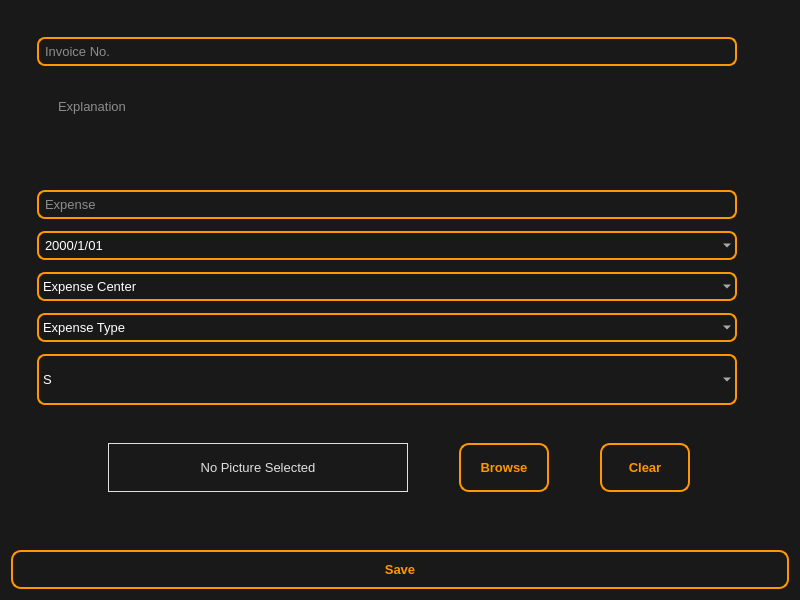
<?xml version="1.0" encoding="UTF-8"?>
<ui version="4.0">
 <class>Receipt_Entry</class>
 <widget class="QWidget" name="Receipt_Entry">
  <property name="windowModality">
   <enum>Qt::ApplicationModal</enum>
  </property>
  <property name="geometry">
   <rect>
    <x>0</x>
    <y>0</y>
    <width>800</width>
    <height>600</height>
   </rect>
  </property>
  <property name="minimumSize">
   <size>
    <width>800</width>
    <height>600</height>
   </size>
  </property>
  <property name="maximumSize">
   <size>
    <width>1920</width>
    <height>1080</height>
   </size>
  </property>
  <property name="windowTitle">
   <string>Form</string>
  </property>
  <property name="styleSheet">
   <string notr="true">/* =========================
   MAIN WINDOW
   ========================= */
QWidget {
    background-color: #191919;
    color: white;
    font-family: Segoe UI;
    font-size: 13px;
}

/* =========================
   LOGIN CARD (ORANGE BORDER)
   ========================= */
QFrame {
    background-color: transparent;
    padding: 16px;
}

/* =========================
   TEXT
   ========================= */
QLabel {
    color: #E0E0E0;
}

QLabel#lblTitle {
    color: #FF9800;
    font-size: 24px;
    font-weight: bold;
}

/* =========================
   INPUT FIELDS (BORDER STYLE)
   ========================= */
QLineEdit {
    background-color: transparent;
    color: white;
    border: 1.5px solid #FF9800;
    border-radius: 8px;
    padding: 4px;
}

QComboBox {
    background-color: transparent;
    color: white;
    border: 1.5px solid #FF9800;
    border-radius: 8px;
    padding: 4px;
}

QDateEdit {
    background-color: transparent;
    color: white;
    border: 1.5px solid #FF9800;
    border-radius: 8px;
    padding: 4px;
}

QLineEdit:focus {
    border: 2px solid #FFA726;
}

/* =========================
   LOGIN BUTTON (OUTLINE STYLE)
   ========================= */
QPushButton {
    background-color: transparent;
    color: #FF9800;
    font-weight: bold;
    border: 2px solid #FF9800;
    border-radius: 10px;
    padding: 10px;
}

QPushButton:hover {
    background-color: rgba(255, 152, 0, 25);
}

QPushButton:pressed {
    background-color: rgba(255, 152, 0, 60);
    color: black;
}

/* =========================
   DISABLED BUTTON
   ========================= */
QPushButton:disabled {
    border-color: #555;
    color: #555;
}
</string>
  </property>
  <layout class="QVBoxLayout" name="verticalLayout_2">
   <item>
    <layout class="QVBoxLayout" name="verticalLayout">
     <property name="spacing">
      <number>0</number>
     </property>
     <property name="leftMargin">
      <number>0</number>
     </property>
     <property name="rightMargin">
      <number>0</number>
     </property>
     <item>
      <widget class="QFrame" name="FrameInfo">
       <property name="frameShape">
        <enum>QFrame::StyledPanel</enum>
       </property>
       <property name="frameShadow">
        <enum>QFrame::Raised</enum>
       </property>
       <layout class="QVBoxLayout" name="verticalLayout_3">
        <property name="spacing">
         <number>12</number>
        </property>
        <item>
         <widget class="QLineEdit" name="leInvoiceNumber">
          <property name="maximumSize">
           <size>
            <width>700</width>
            <height>16777215</height>
           </size>
          </property>
          <property name="inputMask">
           <string/>
          </property>
          <property name="text">
           <string/>
          </property>
          <property name="placeholderText">
           <string>Invoice No.</string>
          </property>
         </widget>
        </item>
        <item>
         <widget class="QTextEdit" name="textEdit">
          <property name="maximumSize">
           <size>
            <width>700</width>
            <height>100</height>
           </size>
          </property>
          <property name="placeholderText">
           <string>Explanation</string>
          </property>
         </widget>
        </item>
        <item>
         <widget class="QLineEdit" name="leExpense">
          <property name="maximumSize">
           <size>
            <width>700</width>
            <height>16777215</height>
           </size>
          </property>
          <property name="placeholderText">
           <string>Expense</string>
          </property>
         </widget>
        </item>
        <item>
         <widget class="QDateEdit" name="dateEdit">
          <property name="maximumSize">
           <size>
            <width>700</width>
            <height>16777215</height>
           </size>
          </property>
          <property name="displayFormat">
           <string>yyyy/M/dd</string>
          </property>
          <property name="calendarPopup">
           <bool>true</bool>
          </property>
         </widget>
        </item>
        <item>
         <widget class="QComboBox" name="cbExpenseCenter">
          <property name="maximumSize">
           <size>
            <width>700</width>
            <height>16777215</height>
           </size>
          </property>
          <property name="editable">
           <bool>false</bool>
          </property>
          <property name="maxVisibleItems">
           <number>3</number>
          </property>
          <property name="placeholderText">
           <string>Expense Center</string>
          </property>
          <property name="modelColumn">
           <number>0</number>
          </property>
          <item>
           <property name="text">
            <string>A</string>
           </property>
          </item>
          <item>
           <property name="text">
            <string>B</string>
           </property>
          </item>
          <item>
           <property name="text">
            <string>C</string>
           </property>
          </item>
         </widget>
        </item>
        <item>
         <widget class="QComboBox" name="cbExpenseType_2">
          <property name="maximumSize">
           <size>
            <width>700</width>
            <height>16777215</height>
           </size>
          </property>
          <property name="editable">
           <bool>false</bool>
          </property>
          <property name="maxVisibleItems">
           <number>3</number>
          </property>
          <property name="placeholderText">
           <string>Expense Type</string>
          </property>
          <property name="modelColumn">
           <number>0</number>
          </property>
          <item>
           <property name="text">
            <string>A</string>
           </property>
          </item>
          <item>
           <property name="text">
            <string>B</string>
           </property>
          </item>
          <item>
           <property name="text">
            <string>C</string>
           </property>
          </item>
         </widget>
        </item>
        <item>
         <widget class="QComboBox" name="cbCompany">
          <property name="maximumSize">
           <size>
            <width>700</width>
            <height>734</height>
           </size>
          </property>
          <item>
           <property name="text">
            <string>S</string>
           </property>
          </item>
          <item>
           <property name="text">
            <string>T</string>
           </property>
          </item>
         </widget>
        </item>
        <item>
         <widget class="QFrame" name="frame">
          <property name="frameShape">
           <enum>QFrame::StyledPanel</enum>
          </property>
          <property name="frameShadow">
           <enum>QFrame::Raised</enum>
          </property>
          <layout class="QHBoxLayout" name="horizontalLayout">
           <item>
            <widget class="QLabel" name="lblSelectPicture">
             <property name="maximumSize">
              <size>
               <width>300</width>
               <height>300</height>
              </size>
             </property>
             <property name="frameShape">
              <enum>QFrame::Box</enum>
             </property>
             <property name="text">
              <string>No Picture Selected</string>
             </property>
             <property name="scaledContents">
              <bool>true</bool>
             </property>
             <property name="alignment">
              <set>Qt::AlignCenter</set>
             </property>
            </widget>
           </item>
           <item>
            <widget class="QPushButton" name="btnBrowse">
             <property name="maximumSize">
              <size>
               <width>90</width>
               <height>90</height>
              </size>
             </property>
             <property name="text">
              <string>Browse</string>
             </property>
            </widget>
           </item>
           <item>
            <widget class="QPushButton" name="btnClear">
             <property name="maximumSize">
              <size>
               <width>90</width>
               <height>90</height>
              </size>
             </property>
             <property name="text">
              <string>Clear</string>
             </property>
            </widget>
           </item>
          </layout>
         </widget>
        </item>
       </layout>
      </widget>
     </item>
    </layout>
   </item>
   <item>
    <widget class="QPushButton" name="btnSave">
     <property name="text">
      <string>Save</string>
     </property>
    </widget>
   </item>
  </layout>
 </widget>
 <resources/>
 <connections/>
</ui>
